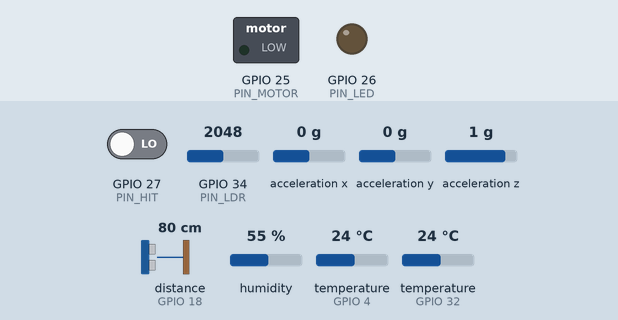
Simulated run of this sketch. Board: ESP32. Shown: switched loads named in the sketch (green lamp = pin HIGH), output pins drawn as LEDs (lit = HIGH). Wiring (inferred from the names in the program): ultrasonic range finder: trigger GPIO 5; echo GPIO 18; MPU-6050 motion sensor at I2C address 0x68. The inputs (shaded band) are chosen by the test bench; at power-on: distance to the obstacle (sensor on GPIO 18) 80 cm, GPIO 34 (PIN_LDR) = 2048, humidity 55 %, GPIO 27 (PIN_HIT) LOW, acceleration x 0 g, acceleration y 0 g, acceleration z 1 g, temperature (sensors on GPIO 4, GPIO 32) 24 °C. The echo pulse lasts 58.3 µs per cm; pins used as bus, display or sensor lines are not drawn; what the sketch prints to the serial monitor is not drawn.

Above: at 1.6 s.
1.7 s: distance to the obstacle (sensor on GPIO 18) set to 2 cm
4.2 s: GPIO 34 (PIN_LDR) set to 875
5.8 s: GPIO 34 (PIN_LDR) set to 788
At 7.7 s:
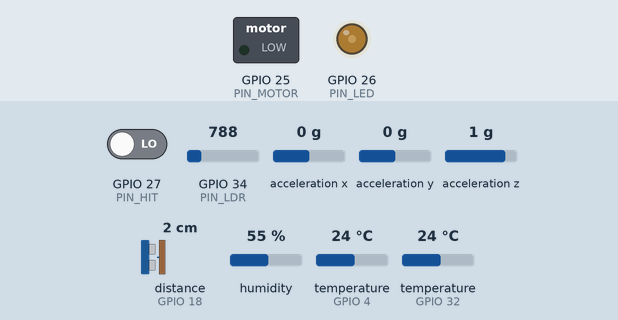
8.0 s: humidity set to 60 %
10.5 s: humidity set to 63 %
At 13.0 s:
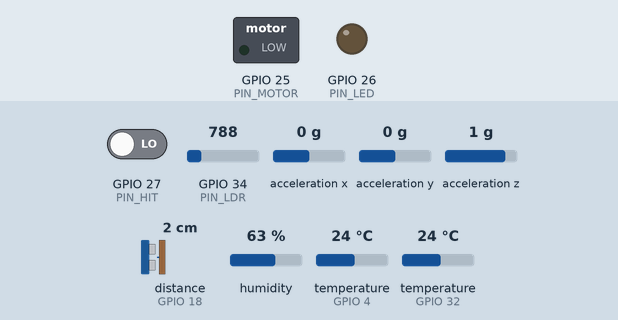
14.4 s: GPIO 27 (PIN_HIT) driven HIGH
Timing chart, 0 to 17.4 s (numbered marks = the images above; inputs shaded):
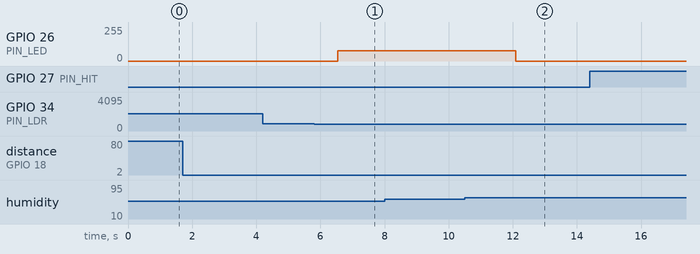

The sketch:

pillow.ino
```cpp
// Pillow firmware: speaks coord/CONTRACT.md.
// Every 500 ms: read sensors, POST /api/pillows/{id}/state, GET commands, run them.
// Board: ESP32 (arduino-esp32 core 3.x). Copy secrets.example.h to secrets.h first.

#include <WiFi.h>
#include <HTTPClient.h>
#include <NetworkClientSecure.h>
#include <Wire.h>
#include <OneWire.h>
#include <DallasTemperature.h>
#include <DHT.h>
#include <ArduinoJson.h>
#include "secrets.h"  // WIFI_SSID, WIFI_PASS, SERVER_URL, PILLOW_ID

// ---- Pins (generic ESP32 DevKit defaults; check against your board's pinout) ----
#ifndef PIN_SDA
#define PIN_SDA 21          // MPU6050 SDA
#define PIN_SCL 22          // MPU6050 SCL
#endif
#define PIN_ONEWIRE 4       // KY-001 / DS18B20 data (needs its 4.7k pull-up; the module has it)
#define PIN_DHT 32          // DHT11 data, inside the pillow under the head (humidity = head on)
#define PIN_HIT 27          // hit sensor digital out (tap = "I'm fine")
#define PIN_TRIG 5          // ultrasonic trigger
#define PIN_ECHO 18         // ultrasonic echo: 5 V signal, use a 1k/2k divider to 3.3 V
#define PIN_LDR 34          // photoresistor divider, ADC1 only (Wi-Fi blocks ADC2)
#define PIN_MOTOR 25        // to PN2222 base through 1k; motor on 5 V with 1N4007 across it
#define PIN_LED 26          // glow / path light (through a resistor, or a transistor for a strip)

// ---- Tuning (defaults; the server owns event thresholds, these are only sensor cleanup) ----
const uint32_t LOOP_MS = 500;
const float HEAD_DELTA_C = 1.5;      // pillow probe this much above its 10-min minimum = head on
const float HEAD_DELTA_RH = 6.0;     // DHT11 humidity this much above its 10-min minimum = head on
const float ROOM_NEAR_CM = 80;       // ultrasonic closer than this = someone standing by the bed
const float MOTION_FULL_SCALE = 0.6; // accel change (g) that maps to motion = 1.0

OneWire oneWire(PIN_ONEWIRE);
DHT dht(PIN_DHT, DHT11);
DallasTemperature probe(&oneWire);

bool imuOk = false;
float lastAx = 0, lastAy = 0, lastAz = 0;
float motionAvg = 0;            // ~10 s exponential average of accel change
float probeMinC = 100;          // rolling minimum of the pillow probe
float humidMinRh = 100;         // rolling minimum of the in-pillow humidity
uint32_t baselineResetAt = 0;
bool headOn = false;
bool warmHead = false, humidHead = false;
uint32_t fineUntil = 0;         // hit sensor latch so a tap survives one state message
long lastCommandId = 0;

// Offline safety: if the server hasn't been reachable for LINK_TIMEOUT_MS, the base lights the
// path by itself when she's out of bed in the dark, so the light never depends on the cloud.
const uint32_t LINK_TIMEOUT_MS = 15000;
uint32_t lastLinkOk = 0;
uint8_t offlinePct = 0;        // offline path light level, 0 = off
uint32_t offlineSince = 0;
bool linkUp() { return lastLinkOk != 0 && millis() - lastLinkOk < LINK_TIMEOUT_MS; }

// One TLS connection, reused for every request (a fresh handshake twice a second is too slow).
// setInsecure() skips certificate checks: acceptable for the hackathon, not for production.
NetworkClientSecure tls;
NetworkClient plain;
bool useTls() { return strncmp(SERVER_URL, "https://", 8) == 0; }

bool beginRequest(HTTPClient &http, const String &url) {
  http.setReuse(true);
  http.setTimeout(3000);
  return useTls() ? http.begin(tls, url) : http.begin(plain, url);
}

// Actuator state, updated by commands and advanced every loop
struct Pulse { bool on; float startBpm, endBpm; uint32_t startMs, durMs; } pulse = {false};
uint8_t lightPct = 0, fanPct = 0;
// set_light fades: the target is lightPct; shownPct moves toward it over fadeMs (warm, not startling).
float shownPct = 0, fadeFromPct = 0;
uint32_t fadeStartMs = 0, fadeMs = 0;
uint32_t vibrateUntil = 0;
bool presenceGlow = false;

// ---------- sensors ----------
void imuInit() {
  Wire.begin(PIN_SDA, PIN_SCL);
  Wire.beginTransmission(0x68);
  Wire.write(0x6B);  // PWR_MGMT_1
  Wire.write(0x00);  // wake
  imuOk = Wire.endTransmission() == 0;
  Serial.printf("MPU6050 %s\n", imuOk ? "ok" : "NOT FOUND (check SDA/SCL, address 0x68)");
}

bool imuRead(float &ax, float &ay, float &az) {
  Wire.beginTransmission(0x68);
  Wire.write(0x3B);  // ACCEL_XOUT_H
  if (Wire.endTransmission(false) != 0 || Wire.requestFrom(0x68, 6) != 6) return false;
  int16_t raw[3];
  for (int i = 0; i < 3; i++) raw[i] = (Wire.read() << 8) | Wire.read();
  ax = raw[0] / 16384.0; ay = raw[1] / 16384.0; az = raw[2] / 16384.0;  // ±2 g range
  return true;
}

float readMotion() {
  float ax, ay, az;
  if (!imuOk || !imuRead(ax, ay, az)) return -1;
  float change = fabs(ax - lastAx) + fabs(ay - lastAy) + fabs(az - lastAz);
  lastAx = ax; lastAy = ay; lastAz = az;
  motionAvg += (change - motionAvg) * 0.05;  // 0.05 per 500 ms ≈ 10 s time constant
  return constrain(motionAvg / MOTION_FULL_SCALE, 0.0, 1.0);
}

float readProbeC() {
  probe.requestTemperatures();
  float c = probe.getTempCByIndex(0);
  return c == DEVICE_DISCONNECTED_C ? NAN : c;
}

// Head on pillow = warmth (KY-001) OR breath/skin humidity (DHT11) above a rolling baseline.
// Humidity responds faster than the probe's temperature, so either sensor alone can say "on";
// each has hysteresis so it doesn't flicker. Baselines follow the room every 10 min.
void hysteresis(bool &state, float delta, float threshold) {
  if (!state && delta > threshold) state = true;
  else if (state && delta < threshold * 0.5) state = false;
}

void updateHeadOn(float probeC, float humidRh) {
  if (millis() > baselineResetAt) {
    if (!isnan(probeC)) probeMinC = probeC;
    if (!isnan(humidRh)) humidMinRh = humidRh;
    baselineResetAt = millis() + 600000UL;
  }
  if (!isnan(probeC)) {
    probeMinC = min(probeMinC, probeC);
    hysteresis(warmHead, probeC - probeMinC, HEAD_DELTA_C);
  }
  if (!isnan(humidRh)) {
    humidMinRh = min(humidMinRh, humidRh);
    hysteresis(humidHead, humidRh - humidMinRh, HEAD_DELTA_RH);
  }
  headOn = warmHead || humidHead;
}

float pingCm() {
  digitalWrite(PIN_TRIG, LOW); delayMicroseconds(2);
  digitalWrite(PIN_TRIG, HIGH); delayMicroseconds(10);
  digitalWrite(PIN_TRIG, LOW);
  unsigned long us = pulseIn(PIN_ECHO, HIGH, 25000);  // ~4 m max, 25 ms timeout
  return us == 0 ? NAN : us / 58.0;
}

// Max of 3 pings ~0.3 s apart-ish (HC-SR04 needs >= 60 ms between pings): one stray short echo
// can't fake "someone by the bed". Anything beyond the bedside zone counts as nobody there.
float readDistanceCm() {
  float best = NAN;
  for (int i = 0; i < 3; i++) {
    float d = pingCm();
    if (!isnan(d) && (isnan(best) || d > best)) best = d;
    if (i < 2) delay(70);
  }
  return (!isnan(best) && best > 250) ? NAN : best;
}

// ---------- actuators ----------
void applyActuators() {
  uint32_t sinceFade = millis() - fadeStartMs;
  shownPct = (fadeMs == 0 || sinceFade >= fadeMs)
                 ? lightPct
                 : fadeFromPct + (lightPct - fadeFromPct) * (sinceFade / (float)fadeMs);
  uint8_t motorDuty = 0, ledDuty = map((long)shownPct, 0, 100, 0, 255);
  if (pulse.on) {
    uint32_t t = millis() - pulse.startMs;
    if (t >= pulse.durMs) {
      pulse.on = false;
    } else {
      float bpm = pulse.startBpm + (pulse.endBpm - pulse.startBpm) * t / (float)pulse.durMs;
      float phase = fmod(t / 60000.0 * bpm, 1.0);       // 0..1 within one breath
      float level = 0.5 - 0.5 * cos(phase * 2 * PI);     // smooth in and out
      motorDuty = 90 + level * 120;                      // gentle; tune by feel
      ledDuty = max<uint8_t>(ledDuty, level * 180);
    }
  }
  if (millis() < vibrateUntil) motorDuty = 220;
  if (fanPct > 0 && motorDuty == 0) motorDuty = map(fanPct, 0, 100, 0, 255);
  if (presenceGlow) ledDuty = max<uint8_t>(ledDuty, 40);
  if (offlinePct) ledDuty = max<uint8_t>(ledDuty, map(offlinePct, 0, 100, 0, 255));  // never overrides brighter
  ledcWrite(PIN_MOTOR, motorDuty);
  ledcWrite(PIN_LED, ledDuty);
}

void runCommand(JsonObject c) {
  const char *cmd = c["cmd"] | "";
  JsonObject a = c["args"];
  Serial.printf("cmd %ld %s\n", (long)(c["id"] | 0), cmd);
  if (!strcmp(cmd, "set_light")) {
    lightPct = strcmp(a["color"] | "warm", "off") ? constrain(a["brightness_pct"] | 0, 0, 100) : 0;
    fadeFromPct = shownPct;
    fadeStartMs = millis();
    fadeMs = (uint32_t)constrain(a["fade_s"] | 0, 0, 60) * 1000UL;
  } else if (!strcmp(cmd, "pulse")) {
    pulse = {true, a["start_bpm"] | 12.0f, a["end_bpm"] | 6.0f, millis(),
             (uint32_t)constrain(a["duration_min"] | 5, 1, 30) * 60000UL};
  } else if (!strcmp(cmd, "vibrate")) {
    vibrateUntil = millis() + 300UL * constrain(a["repeat"] | 1, 1, 5);
  } else if (!strcmp(cmd, "fan")) {
    fanPct = constrain(a["speed_pct"] | 0, 0, 100);
  } else if (!strcmp(cmd, "glow_presence")) {
    presenceGlow = a["on"] | false;
  } else if (!strcmp(cmd, "stop_all")) {
    pulse.on = false; lightPct = 0; fanPct = 0; vibrateUntil = 0; presenceGlow = false;
  }
}

// ---------- network ----------
String base() { return String(SERVER_URL) + "/api/pillows/" + PILLOW_ID; }

void ensureWifi() {
  if (WiFi.status() == WL_CONNECTED) return;
  WiFi.begin(WIFI_SSID, WIFI_PASS);
  for (int i = 0; i < 40 && WiFi.status() != WL_CONNECTED; i++) delay(250);
  Serial.printf("wifi %s %s\n", WiFi.status() == WL_CONNECTED ? "up" : "down",
                WiFi.localIP().toString().c_str());
}

void postState(float motion, float probeC, float humidRh, float distCm, float light) {
  JsonDocument doc;
  doc["pillow_id"] = PILLOW_ID;
  doc["ts"] = millis() / 1000.0;  // device clock; the server stamps arrival time too
  doc["head_on"] = headOn;
  if (motion < 0) doc["motion"] = nullptr; else doc["motion"] = motion;
  doc["room_motion"] = !isnan(distCm) && distCm < ROOM_NEAR_CM;
  doc["light"] = light;
  if (isnan(probeC)) doc["temp_c"] = nullptr; else doc["temp_c"] = probeC;
  if (isnan(humidRh)) doc["humidity"] = nullptr; else doc["humidity"] = humidRh;
  JsonObject keys = doc["keys"].to<JsonObject>();
  keys["talk"] = false; keys["family"] = false;  // the USB keypad goes to the base laptop
  keys["fine"] = millis() < fineUntil;
  doc["knob"] = nullptr;
  String body;
  serializeJson(doc, body);
#ifdef SERIAL_BRIDGE
  Serial.print("STATE ");
  Serial.println(body);
  return;
#endif
  HTTPClient http;
  beginRequest(http, base() + "/state");
  http.addHeader("Content-Type", "application/json");
  int code = http.POST(body);
  if (code >= 200 && code < 300) lastLinkOk = millis();
  else Serial.printf("state POST -> %d\n", code);
  http.end();
}

void pollCommands() {
  HTTPClient http;
  beginRequest(http, base() + "/commands?after=" + String(lastCommandId));
  int code = http.GET();
  if (code == 200) {
    JsonDocument doc;
    if (!deserializeJson(doc, http.getString())) {
      for (JsonObject c : doc.as<JsonArray>()) {
        runCommand(c);
        lastCommandId = max(lastCommandId, (long)(c["id"] | 0));
      }
    }
  } else {
    Serial.printf("commands GET -> %d\n", code);
  }
  http.end();
}

// Serial bridge mode: commands arrive as "CMD {json}" lines from sim/serial_bridge.py.
void readSerialCommands() {
  static String line;
  while (Serial.available()) {
    char ch = Serial.read();
    if (ch != '\n') { if (line.length() < 1024) line += ch; continue; }
    if (line.startsWith("LINK OK")) lastLinkOk = millis();  // bridge: server answered
    if (line.startsWith("CMD ")) {
      JsonDocument doc;
      if (!deserializeJson(doc, line.substring(4))) runCommand(doc.as<JsonObject>());
    }
    line = "";
  }
}

void setup() {
  Serial.begin(115200);
  pinMode(PIN_HIT, INPUT);
  pinMode(PIN_TRIG, OUTPUT);
  pinMode(PIN_ECHO, INPUT);
  ledcAttach(PIN_MOTOR, 1000, 8);  // core 3.x API: pin, Hz, bits
  ledcAttach(PIN_LED, 5000, 8);
  imuInit();
  probe.begin();
  dht.begin();
  probe.setWaitForConversion(true);
  tls.setInsecure();
#ifndef SERIAL_BRIDGE
  ensureWifi();
#endif
}

void loop() {
  uint32_t started = millis();
  if (digitalRead(PIN_HIT) == HIGH) fineUntil = millis() + 1200;  // flip to LOW if your module is active-low
  float motion = readMotion();
  float probeC = readProbeC();
  float humidRh = dht.readHumidity();  // NAN if not wired; the library rate-limits to every 2 s
  updateHeadOn(probeC, humidRh);
  float distCm = readDistanceCm();
  float light = analogRead(PIN_LDR) / 4095.0;
#ifdef SERIAL_BRIDGE
  postState(motion, probeC, humidRh, distCm, light);
  readSerialCommands();
#else
  ensureWifi();
  if (WiFi.status() == WL_CONNECTED) {
    postState(motion, probeC, humidRh, distCm, light);
    pollCommands();
  }
#endif
  bool outOfBedInDark = !headOn && !isnan(distCm) && distCm < ROOM_NEAR_CM && light < 0.2;
  // Offline path light, timed like published bedside lighting (warm, low): 30% for 5 min, then
  // 10% until 35 min, then off. Back in bed = off; moving by the bed again restarts it.
  if (!linkUp()) {
    if (outOfBedInDark) {
      if (!offlinePct) Serial.println("offline: path light on");
      offlineSince = millis();
    }
    if (headOn) offlineSince = 0;  // back in bed: the trip is over
    uint32_t on = millis() - offlineSince;
    bool lit = offlineSince != 0 && !headOn && on < 35UL * 60000UL;
    offlinePct = !lit ? 0 : (on < 5UL * 60000UL ? 30 : 10);
  } else {
    offlinePct = 0;
  }
  applyActuators();
  uint32_t spent = millis() - started;
  if (spent < LOOP_MS) delay(LOOP_MS - spent);
}
```

secrets.example.h
```cpp
// Copy to secrets.h (gitignored) and fill in.
#pragma once
#define WIFI_SSID "Cal Hacks 13.0"
#define WIFI_PASS "hackers!"
#define SERVER_URL "https://pillow.keanuc.net"  // Cloudflare tunnel to the server; no trailing slash
#define PILLOW_ID "mum"                         // "mum" or "kid"
// Venue 2.4 GHz Wi-Fi is too weak for the ESP32: talk to the laptop over USB instead
// (run sim/serial_bridge.py). Comment out to use Wi-Fi.
#define SERIAL_BRIDGE 1
```

Measured:
- the behaviour switches between 819 and 818 on GPIO 34 (PIN_LDR) (found by bisection; images 0 and 1)
- the behaviour switches between 61 and 62 % on humidity (found by bisection; images 1 and 2)
- after the input at 1.7 s, every drawn part: stays the same
- after the input at 4.2 s, every drawn part: stays the same
- after the input at 5.8 s, GPIO 26 (PIN_LED): 0/255 → 76/255 after 0.73 s
- after the input at 8.0 s, every drawn part: stays the same
- after the input at 10.5 s, GPIO 26 (PIN_LED): 76/255 → 0/255 after 1.6 s
- after the input at 14.4 s, every drawn part: stays the same
